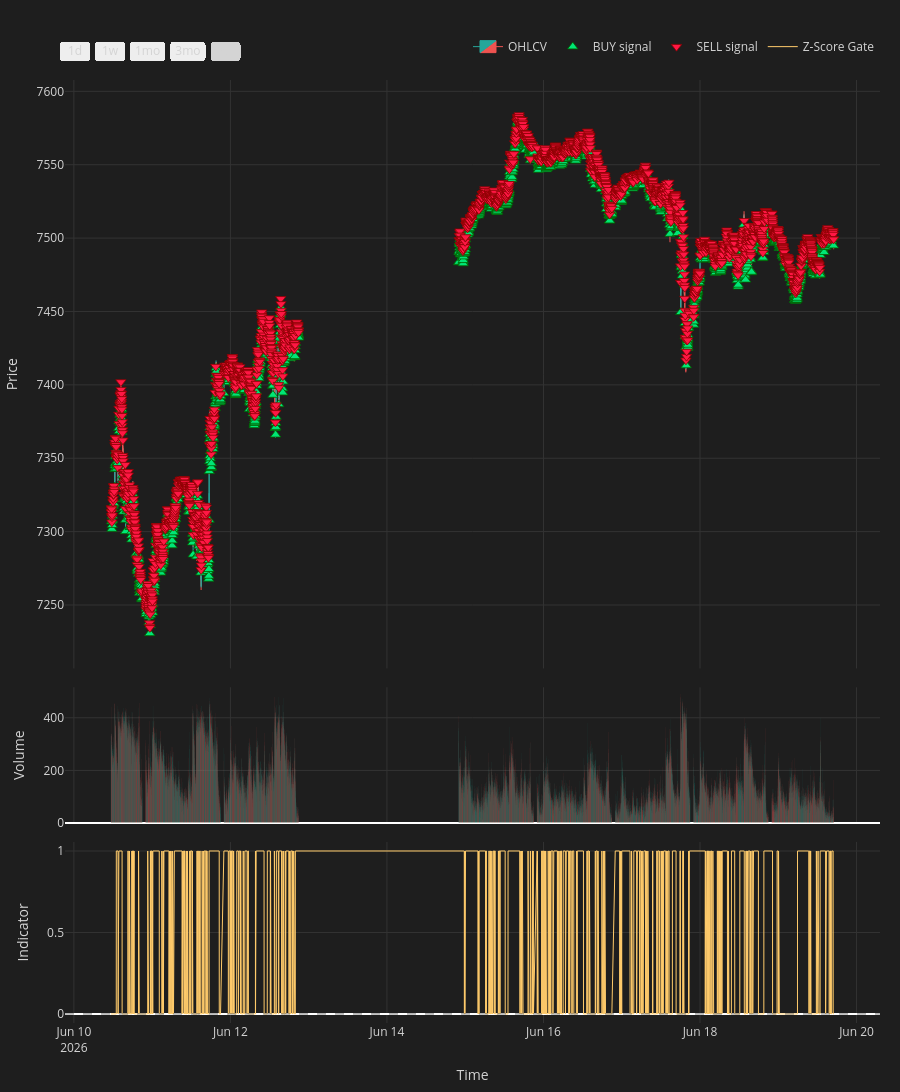

Notebook cell for this chart:
### Code cell
from talib import EMA as talib_EMA
from Learn.labels import super_smoother
from plotly.subplots import make_subplots
import plotly.graph_objects as go

# ── Build chart dataframe ─────────────────────────────────────────────────────
df_chart = df[['Time', 'Open', 'High', 'Low', 'Close', 'Volume']].copy().tail(10_000).reset_index(drop=True)
sig_cols = ['Time', 'signal', 'pred_long', 'pred_short', 'pred_signed']
df_chart = df_chart.merge(df_gated[sig_cols], on='Time', how='left')
df_chart['signal'] = df_chart['signal'].fillna(0).astype(int)
# df_chart['regime'] = df_chart['regime'].fillna(0)

df_chart['z_score'] = (df_chart['Close'] - df_chart['Close'].rolling(100).mean()) / df_chart['Close'].rolling(100).std()
df_chart['z_score_binary'] = (df_chart['z_score'] > 0).astype(int)

# ── Compute regime EMA and slope (same as causal_market_regime internals) ──────
ma_period        = regime_params.get('ma_period', 21)
slope_smoothness = regime_params.get('slope_smoothness', 1)

ma_arr = talib_EMA(df_chart['Close'].values.astype(float), timeperiod=ma_period)
ma_s   = pd.Series(ma_arr, index=df_chart.index)
slope  = ma_s.diff() / ma_s
df_chart['regime_ma'] = ma_s
df_chart['slope_sm']  = super_smoother(slope, period=max(slope_smoothness, 2))

buy_bars  = df_chart[df_chart['signal'] ==  1]
sell_bars = df_chart[df_chart['signal'] == -1]

atr_series = df_chart['High'].rolling(14).mean() - df_chart['Low'].rolling(14).mean()
offset     = float(atr_series.mean()) * 0.5

vol_colors = np.where(df_chart['Close'] >= df_chart['Open'], '#26a69a', '#ef5350')

fig = make_subplots(rows=3, cols=1, shared_xaxes=True,
                    row_heights=[0.65, 0.15, 0.20], vertical_spacing=0.02)

# ── Row 1: Candlesticks ───────────────────────────────────────────────────────
fig.add_trace(go.Candlestick(
    x=df_chart['Time'], open=df_chart['Open'], high=df_chart['High'],
    low=df_chart['Low'], close=df_chart['Close'], name='OHLCV',
    increasing_line_color='#26a69a', decreasing_line_color='#ef5350',
    increasing_fillcolor='#26a69a', decreasing_fillcolor='#ef5350',
    line=dict(width=1), hoverinfo='skip'), row=1, col=1)

# ── Row 1: Regime-coloured MA ─────────────────────────────────────────────────
# for regime_val, color, label in [
#     ( 1, '#26a69a', 'MA Uptrend'),
#     ( 0, '#888888', 'MA Range'),
#     (-1, '#ef5350', 'MA Downtrend'),
# ]:
#     fig.add_trace(go.Scatter(
#         x=df_chart['Time'],
#         y=df_chart['regime_ma'].where(df_chart['regime'] == regime_val),
#         mode='lines', line=dict(width=2, color=color),
#         name=label, hoverinfo='skip',
#     ), row=1, col=1)

# ── Row 1: BUY / SELL signal markers ─────────────────────────────────────────
fig.add_trace(go.Scatter(
    x=buy_bars['Time'], y=buy_bars['Low'] - offset, mode='markers',
    marker=dict(symbol='triangle-up', size=9, color='#00e676',
                line=dict(color='darkgreen', width=0.8)),
    name='BUY signal', hoverinfo='skip'), row=1, col=1)

fig.add_trace(go.Scatter(
    x=sell_bars['Time'], y=sell_bars['High'] + offset, mode='markers',
    marker=dict(symbol='triangle-down', size=9, color='#ff1744',
                line=dict(color='darkred', width=0.8)),
    name='SELL signal', hoverinfo='skip'), row=1, col=1)

# ── Row 2: Volume ─────────────────────────────────────────────────────────────
fig.add_trace(go.Bar(x=df_chart['Time'], y=df_chart['Volume'],
    marker_color=vol_colors, marker_line_width=0,
    name='Volume', hoverinfo='skip', showlegend=False), row=2, col=1)

# ── Row 3: Z-Score & Donchian ───────────────────────────────────────────────────
# fig.add_trace(go.Scatter(
#     x=df_chart['Time'], y=df_chart['z_score'],
#     mode='lines', line=dict(width=1, color='#82aaff'),
#     name='Z-Score', hoverinfo='skip',
# ), row=3, col=1)

fig.add_trace(go.Scatter(
    x=df_chart['Time'], y=df_chart['z_score_binary'],
    mode='lines', line=dict(width=1, color='#ffcb6b'),
    name='Z-Score Gate', hoverinfo='skip',
), row=3, col=1)

fig.add_hline(y=0, line=dict(color='#555555', width=0.8, dash='dash'), row=3, col=1)

fig.update_layout(
    xaxis=dict(rangeslider=dict(visible=False),
               rangeselector=dict(buttons=[
                   dict(count=1, label='1d', step='day', stepmode='backward'),
                   dict(count=7, label='1w', step='day', stepmode='backward'),
                   dict(count=1, label='1mo', step='month', stepmode='backward'),
                   dict(count=3, label='3mo', step='month', stepmode='backward'),
                   dict(step='all', label='All'),
               ]), type='date'),
    xaxis3=dict(title='Time'),
    yaxis=dict(title='Price', fixedrange=False),
    yaxis2=dict(title='Volume', fixedrange=True),
    yaxis3=dict(title='Indicator', fixedrange=True),
    legend=dict(orientation='h', yanchor='bottom', y=1.02, xanchor='right', x=1),
    height=1300, margin=dict(l=60, r=20, t=80, b=60), hovermode=False,
    paper_bgcolor='#1e1e1e', plot_bgcolor='#1e1e1e', font=dict(color='#d4d4d4'),
    xaxis_gridcolor='#333', yaxis_gridcolor='#333',
    xaxis2_gridcolor='#333', yaxis2_gridcolor='#333',
    xaxis3_gridcolor='#333', yaxis3_gridcolor='#333',
)
fig.show()

### Figure 1 — Plotly figure (JSON) as saved in the notebook; plotly's stock layout.template omitted (floating-point values rounded to 4 significant figures; data arrays with more than 128 entries replaced by an {"elided": "..."} marker saying what was removed)
{"data": [{"close": {"elided": "9986 float values"}, "decreasing": {"fillcolor": "#ef5350", "line": {"color": "#ef5350"}}, "high": {"elided": "9986 float values"}, "hoverinfo": "skip", "increasing": {"fillcolor": "#26a69a", "line": {"color": "#26a69a"}}, "line": {"width": 1}, "low": {"elided": "9986 float values"}, "name": "OHLCV", "open": {"elided": "9986 float values"}, "type": "candlestick", "x": {"elided": "9986 str values"}, "xaxis": "x", "yaxis": "y"}, {"hoverinfo": "skip", "marker": {"color": "#00e676", "line": {"color": "darkgreen", "width": 0.8}, "size": 9, "symbol": "triangle-up"}, "mode": "markers", "name": "BUY signal", "type": "scatter", "x": {"elided": "3060 str values"}, "xaxis": "x", "y": {"elided": "3060 float values"}, "yaxis": "y"}, {"hoverinfo": "skip", "marker": {"color": "#ff1744", "line": {"color": "darkred", "width": 0.8}, "size": 9, "symbol": "triangle-down"}, "mode": "markers", "name": "SELL signal", "type": "scatter", "x": {"elided": "2826 str values"}, "xaxis": "x", "y": {"elided": "2826 float values"}, "yaxis": "y"}, {"hoverinfo": "skip", "marker": {"color": {"elided": "9986 str values"}, "line": {"width": 0}}, "name": "Volume", "showlegend": false, "type": "bar", "x": {"elided": "9986 str values"}, "xaxis": "x2", "y": {"elided": "9986 int values"}, "yaxis": "y2"}, {"hoverinfo": "skip", "line": {"color": "#ffcb6b", "width": 1}, "mode": "lines", "name": "Z-Score Gate", "type": "scatter", "x": {"elided": "9986 str values"}, "xaxis": "x3", "y": {"elided": "9986 int values"}, "yaxis": "y3"}], "layout": {"font": {"color": "#d4d4d4"}, "height": 1300, "hovermode": false, "legend": {"orientation": "h", "x": 1, "xanchor": "right", "y": 1.02, "yanchor": "bottom"}, "margin": {"b": 60, "l": 60, "r": 20, "t": 80}, "paper_bgcolor": "#1e1e1e", "plot_bgcolor": "#1e1e1e", "shapes": [{"line": {"color": "#555555", "dash": "dash", "width": 0.8}, "type": "line", "x0": 0, "x1": 1, "xref": "x3 domain", "y0": 0, "y1": 0, "yref": "y3"}], "xaxis": {"anchor": "y", "domain": [0, 1], "gridcolor": "#333", "matches": "x3", "rangeselector": {"buttons": [{"count": 1, "label": "1d", "step": "day", "stepmode": "backward"}, {"count": 7, "label": "1w", "step": "day", "stepmode": "backward"}, {"count": 1, "label": "1mo", "step": "month", "stepmode": "backward"}, {"count": 3, "label": "3mo", "step": "month", "stepmode": "backward"}, {"label": "All", "step": "all"}]}, "rangeslider": {"visible": false}, "showticklabels": false, "type": "date"}, "xaxis2": {"anchor": "y2", "domain": [0, 1], "gridcolor": "#333", "matches": "x3", "showticklabels": false}, "xaxis3": {"anchor": "y3", "domain": [0, 1], "gridcolor": "#333", "title": {"text": "Time"}}, "yaxis": {"anchor": "x", "domain": [0.376, 1], "fixedrange": false, "gridcolor": "#333", "title": {"text": "Price"}}, "yaxis2": {"anchor": "x2", "domain": [0.212, 0.356], "fixedrange": true, "gridcolor": "#333", "title": {"text": "Volume"}}, "yaxis3": {"anchor": "x3", "domain": [0, 0.192], "fixedrange": true, "gridcolor": "#333", "title": {"text": "Indicator"}}}}
